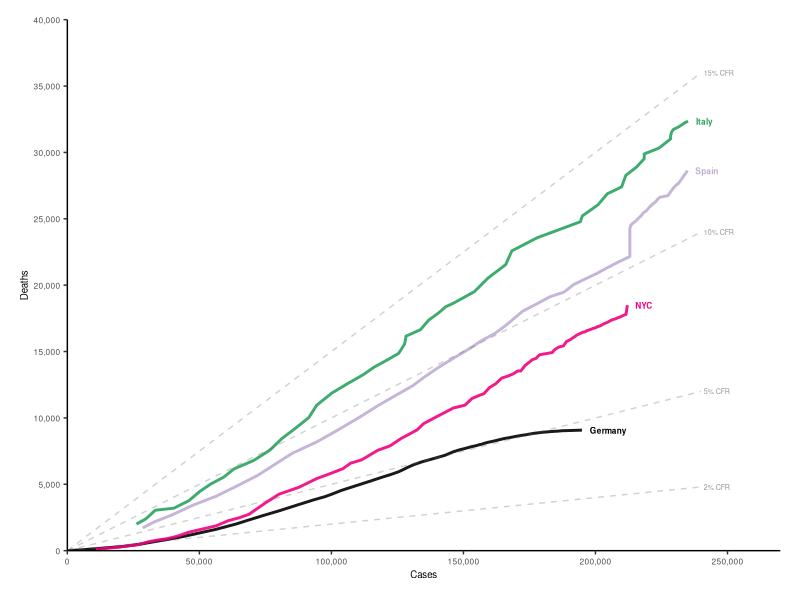

The R source for this figure:
## ---- chunk 1
library(tidyverse)
library(ggrepel)
library(scales)
## ---- chunk 2
tibble_1 <- tibble(Study_purpose = "TRUE", Data_availability_statement = "TRUE", Data_location = "TRUE", Study_location = "TRUE",
Author_review = "7", Ethics_statement = "TRUE", Funding_statement = "TRUE", Code_availability = "FALSE")
tibble_1 <- tibble_1 %>% pivot_longer(cols = c("Study_purpose", "Data_availability_statement", "Data_location", "Study_location", "Author_review", "Ethics_statement", "Funding_statement", "Code_availability"), names_to = "Category",
                                      values_to = "Score")
knitr::kable(tibble_1)
## ---- chunk 3
  # Load data
  db_gh <- read_csv("data_Raw/002_open_peer_review/COVID_data_peer_review.csv")

  # Filter date
  db_gh$Date <- as.Date(db_gh$Date,"%d.%m.%y")
  db_gh2 <- db_gh %>% filter(Date<=as.Date("30.06.2020","%d.%m.%y"))
  
  # Set New York as "country" (easier handling)
  db_gh2$Country[db_gh2$Country=="USA" & db_gh2$Region == "NYC"] <- "NYC"
  
  # Sum data over age groups
  db_gh2 <- db_gh2 %>% 
    filter(!Country %in% c("China","USA","South Korea") & Sex == "b") %>% 
    group_by(Country, Code,Date) %>% 
    summarise(Cases = sum(Cases),
              Deaths = sum(Deaths))

  # Exclude bolletino 
  db_gh2 <- db_gh2 %>%
    filter(str_sub(Code, 1, 5) != "ITbol")
  
  # Sort by date
  db_gh2 <- db_gh2 %>% group_by(Country) %>% arrange(Date)
  
  # Smooth reporting issues cases
  for(country in unique(db_gh2$Country)) {
    
    days <- db_gh2$Date[db_gh2$Country==country]
    
    for(day in 2:length(days)) {
      current <- db_gh2$Cases[db_gh2$Country==country & db_gh2$Date==days[day]]
      previous <- db_gh2$Cases[db_gh2$Country==country & db_gh2$Date==days[day-1]]
      
      if(current<previous) db_gh2$Cases[db_gh2$Country==country & db_gh2$Date==days[day]] <- previous
      
    }
    
  }

  # Smooth reporting issues deaths
  for(country in unique(db_gh2$Country)) {
    
    days <- db_gh2$Date[db_gh2$Country==country]
    
    for(day in 2:length(days)) {
      current <- db_gh2$Deaths[db_gh2$Country==country & db_gh2$Date==days[day]]
      previous <- db_gh2$Deaths[db_gh2$Country==country & db_gh2$Date==days[day-1]]
      
      if(current<previous) db_gh2$Deaths[db_gh2$Country==country & db_gh2$Date==days[day]] <- previous
      
    }
    
  }
  


  # Set colors
  col_country <- c("Germany" = "black",
                   "Italy" = "#2ca25f",
                   "NYC"="#f0027f",
                   "Spain"="#beaed4",
                   "South Korea"="#fdc086")#,
                   #"USA"="#386cb0")
  
  cols <- c("black",
            "#2ca25f",
            "#f0027f",
            "#beaed4",
            "#fdc086")#,
            #"#386cb0")
  
  
  # Axis
  labs <- db_gh2 %>%
    group_by(Country) %>% 
    filter(Cases == max(Cases)) %>% 
    mutate(Cases = Cases + 3000)
  
  # Including all reports
  tx <- 6
  lim_x <- 240000


  db_gh2 %>% 
    ggplot(aes(Cases, Deaths, col = Country))+
    geom_line(size = 1, alpha = .9)+
    scale_x_continuous(expand = c(0,0), breaks = seq(0, 300000, 50000), limits = c(0, lim_x + 30000), labels = comma)+
    scale_y_continuous(expand = c(0,0), breaks = seq(0, 40000, 5000), limits = c(0, 40000), labels = comma)+
    annotate("segment", x = 0, y = 0, xend = lim_x, yend = lim_x * .02, colour = "grey40", size = .5, alpha = .3, linetype = 2)+
    annotate("segment", x = 0, y = 0, xend = lim_x, yend = lim_x * .05, colour = "grey40", size = .5, alpha = .3, linetype = 2)+
    annotate("segment", x = 0, y = 0, xend = lim_x, yend = lim_x * .10, colour = "grey40", size = .5, alpha = .3, linetype = 2)+
    annotate("segment", x = 0, y = 0, xend = lim_x, yend = lim_x * .15, colour = "grey40", size = .5, alpha = .3, linetype = 2)+
    annotate("text", label = "2% CFR", x = lim_x + 1000, y = lim_x * .02,
             color="grey30", size = tx * .3, alpha = .6, hjust = 0, lineheight = .8) +
    annotate("text", label = "5% CFR", x = lim_x + 1000, y = lim_x * .05,
             color="grey30", size = tx * .3, alpha = .6, hjust = 0, lineheight = .8) +
    annotate("text", label = "10% CFR", x = lim_x + 1000, y = lim_x * .10,
             color="grey30", size = tx * .3, alpha = .6, hjust = 0, lineheight = .8) +
    annotate("text", label = "15% CFR", x = lim_x + 1000, y = lim_x * .15,
             color="grey30", size = tx * .3, alpha = .6, hjust = 0, lineheight = .8) +
    scale_colour_manual(values = cols)+
    geom_text(data = labs, aes(Cases, Deaths, label = Country),
              size = tx * .35, hjust = 0, fontface = "bold") +
    theme_classic()+
    labs(x = "Cases", 
         y = "Deaths")+
    theme(
      panel.grid.minor = element_blank(),
      legend.position = "none",
      plot.margin = margin(5,5,5,5,"mm"),
      axis.text.x = element_text(size = tx),
      axis.text.y = element_text(size = tx),
      axis.title.x = element_text(size = tx + 1),
      axis.title.y = element_text(size = tx + 1)
    )
